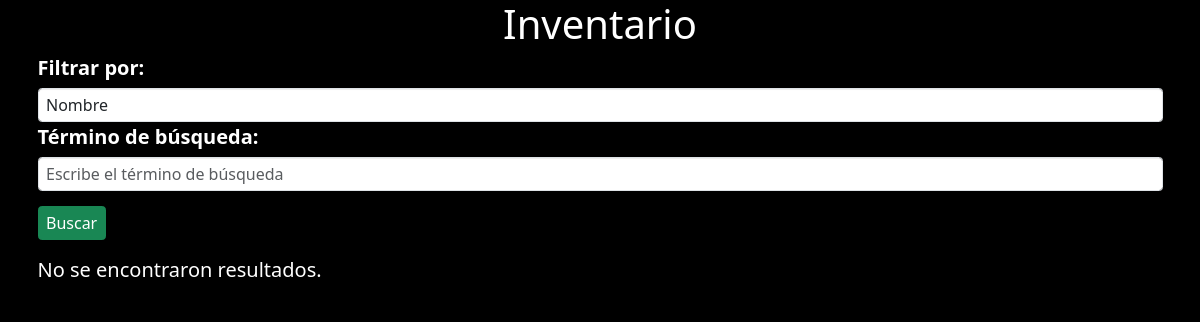
The page /inventario.php on the database as committed earlier.
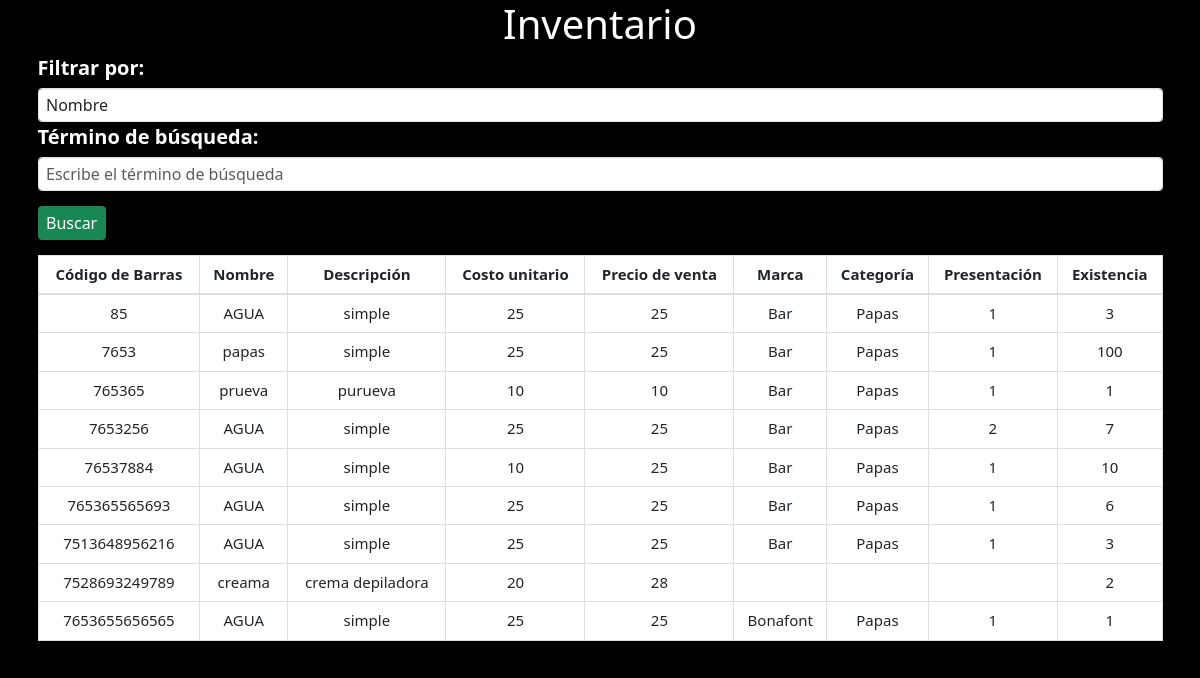
The same page on the database as committed later.
### tables this page shows
CREATE TABLE `productos`  (
  `id_producto` decimal(13, 0) NOT NULL,
  `nombre` varchar(50) NOT NULL,
  `descripcion` varchar(100) NOT NULL,
  `costo_urinario` int(11) NOT NULL,
  `precio_venta` int(11) NOT NULL,
  `id_marca` int(11) NULL DEFAULT NULL,
  `id_categoria` int(11) NULL DEFAULT NULL,
  `id_precentacion` int(11) NULL DEFAULT NULL,
  `existencias` int(11) NOT NULL,
  `estatus` char(1) NOT NULL,
  PRIMARY KEY (`id_producto`) USING BTREE,
  INDEX `id_marca`(`id_marca`) USING BTREE,
  INDEX `id_categoria`(`id_categoria`) USING BTREE,
  INDEX `id_precentacion`(`id_precentacion`) USING BTREE,
  CONSTRAINT `fk_categoria` FOREIGN KEY (`id_categoria`) REFERENCES `categoria_de_productos` (`id_categoria`) ON DELETE SET NULL ON UPDATE RESTRICT,
  CONSTRAINT `fk_marca` FOREIGN KEY (`id_marca`) REFERENCES `marca_productos` (`id_marca`) ON DELETE SET NULL ON UPDATE RESTRICT,
  CONSTRAINT `fk_presentacion` FOREIGN KEY (`id_precentacion`) REFERENCES `presentacion_productos` (`id_presentacion`) ON DELETE SET NULL ON UPDATE RESTRICT
);

CREATE TABLE `marca_productos`  (
  `id_marca` int(11) NOT NULL AUTO_INCREMENT,
  `nombre_marca` varchar(50) NOT NULL,
  PRIMARY KEY (`id_marca`) USING BTREE
);

CREATE TABLE `categoria_de_productos`  (
  `id_categoria` int(11) NOT NULL AUTO_INCREMENT,
  `nombre_categoria` varchar(50) NOT NULL,
  PRIMARY KEY (`id_categoria`) USING BTREE
);

### inventario.php (the view, shortened to what the changed rows need)
<?php
include("conexion/conexion.php");
$productos = [];
if (isset($_GET['buscar'])) {
    $filtro = $_GET['filtro'];
    $termino = $_GET['termino'];
    switch ($filtro) {
        case 'nombre':
            $sentencia = $base_de_datos->prepare("SELECT * FROM productos WHERE nombre LIKE '%$termino%';");
            break;
        case 'id_producto':
            $sentencia = $base_de_datos->prepare("SELECT * FROM productos WHERE id_producto LIKE '%$termino%';");
            break;
        case 'id_marca':
            $sentencia = $base_de_datos->prepare("SELECT * FROM productos WHERE id_marca LIKE '%$termino%';");
            break;
        case 'id_categoria':
            $sentencia = $base_de_datos->prepare("SELECT categoria_de_productos.nombre_categoria
                                                    FROM productos INNER JOIN categoria_de_productos
                                                    ON productos.id_categoria = categoria_de_productos.id_categoria
                                                    WHERE nombre_categoria LIKE '%$termino%';");
            break;
        default:
            $sentencia = $base_de_datos->query("SELECT * FROM productos;");
            break;
    }
    $sentencia->execute();
    $productos = $sentencia->fetchAll(PDO::FETCH_OBJ);
} else {
    $sentencia = $base_de_datos->query("SELECT * FROM productos;");
    $productos = $sentencia->fetchAll(PDO::FETCH_OBJ);
}
?>
<!DOCTYPE html>
<html lang="en">
<head>
    <link rel="stylesheet" href="https://maxcdn.bootstrapcdn.com/bootstrap/3.4.1/css/bootstrap.min.css">
    <link rel="stylesheet" href="https://cdnjs.cloudflare.com/ajax/libs/font-awesome/4.7.0/css/font-awesome.min.css">
    <link href="https://cdn.jsdelivr.net/npm/bootstrap@5.3.0-alpha3/dist/css/bootstrap.min.css" rel="stylesheet">
</head>
<body>
<div class="container container-sm container-md container-lg container-xl container-xxl">
    <div class="row">
        <div class="col-xs-12">
        <h1 style="color: white; font-size: 40px;" class="text-center">Inventario</h1>
    <div class="table-responsive">
        <?php if (count($productos) > 0): ?>
            <table class="table table-bordered text-center">
                <thead>
                    <tr style=" font-size: 15px; background-color: #333; color: white;">
                        <th>Código de Barras</th>
                        <th>Nombre</th>
                        <th>Descripción</th>
                        <th>Costo unitario</th>
                        <th>Precio de venta</th>
                        <th>Marca</th>
                        <th>Categoría</th>
                        <th>Presentación</th>
                        <th>Existencia</th>
                    </tr>
                </thead>
                <tbody style="font-size: 15px;" >
                <?php foreach($productos as $producto): ?>
                    <tr style="background-color: #333; color: white;">
                        <td><?= $producto->id_producto ?></td>
                        <td><?= $producto->nombre ?></td>
                        <td><?= $producto->descripcion ?></td>
                        <td><?= $producto->costo_urinario ?></td>
                        <td><?= $producto->precio_venta ?></td>
                        <td>
                        <?php
                                $id_marca = $producto->id_marca;
                                $marca_query = $base_de_datos->prepare("SELECT nombre_marca FROM marca_productos WHERE id_marca = :id_marca");
                                $marca_query->bindParam(':id_marca', $id_marca);
                                $marca_query->execute();
                                $marca = $marca_query->fetch(PDO::FETCH_OBJ);
                                echo $marca->nombre_marca;
                        ?>
                        </td>
                        <td>
                            <?php
                                $id_categoria = $producto->id_categoria;
                                $categoria_query = $base_de_datos->prepare("SELECT nombre_categoria FROM categoria_de_productos WHERE id_categoria = :id_categoria");
                                $categoria_query->bindParam(':id_categoria', $id_categoria);
                                $categoria_query->execute();
                                $categoria = $categoria_query->fetch(PDO::FETCH_OBJ);
                                echo $categoria->nombre_categoria;
                            ?>
                        </td>
                        <td><?= $producto->id_precentacion ?></td>
                        <td><?= $producto->existencias ?></td>
                    </tr>
                <?php endforeach; ?>
                </tbody>
            </table>
        <?php else: ?>
            <p style="color: white; font-size: 20px;">No se encontraron resultados.</p>
        <?php endif; ?>
    </div>
</div>
</div>
</div>
</body>
</html>

Rows that differ between the two databases and show on the page:
added productos: id_producto "85", nombre "AGUA", descripcion "simple", costo_urinario "25", precio_venta "25", id_marca.nombre_marca "Bar", id_categoria.nombre_categoria "Papas", id_precentacion "1", existencias "3"
added productos: id_producto "7653", nombre "papas", descripcion "simple", costo_urinario "25", precio_venta "25", id_marca.nombre_marca "Bar", id_categoria.nombre_categoria "Papas", id_precentacion "1", existencias "100"
added productos: id_producto "765365", nombre "prueva", descripcion "purueva", costo_urinario "10", precio_venta "10", id_marca.nombre_marca "Bar", id_categoria.nombre_categoria "Papas", id_precentacion "1", existencias "1"
added productos: id_producto "7653256", nombre "AGUA", descripcion "simple", costo_urinario "25", precio_venta "25", id_marca.nombre_marca "Bar", id_categoria.nombre_categoria "Papas", id_precentacion "2", existencias "7"
added productos: id_producto "76537884", nombre "AGUA", descripcion "simple", costo_urinario "10", precio_venta "25", id_marca.nombre_marca "Bar", id_categoria.nombre_categoria "Papas", id_precentacion "1", existencias "10"
added productos: id_producto "765365565693", nombre "AGUA", descripcion "simple", costo_urinario "25", precio_venta "25", id_marca.nombre_marca "Bar", id_categoria.nombre_categoria "Papas", id_precentacion "1", existencias "6"
added productos: id_producto "7513648956216", nombre "AGUA", descripcion "simple", costo_urinario "25", precio_venta "25", id_marca.nombre_marca "Bar", id_categoria.nombre_categoria "Papas", id_precentacion "1", existencias "3"
added productos: id_producto "7528693249789", nombre "creama", descripcion "crema depiladora", costo_urinario "20", precio_venta "28", existencias "2"
added productos: id_producto "7653655656565", nombre "AGUA", descripcion "simple", costo_urinario "25", precio_venta "25", id_marca.nombre_marca "Bonafont", id_categoria.nombre_categoria "Papas", id_precentacion "1", existencias "1"
Other text that changed with them:
text no longer shown: "No se encontraron resultados."
text now shown: "Código de Barras Nombre Descripción Costo unitario Precio de venta Marca Categoría Presentación Existencia"
